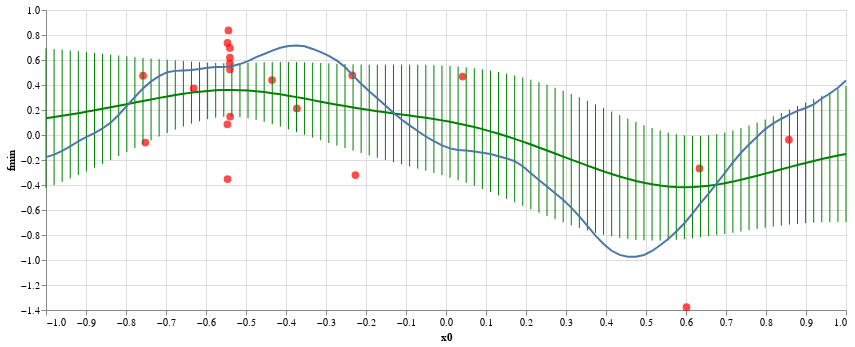

The code cell stored with this chart in its notebook:
### Markdown cell above
Now plot the optimiser's estimate of the underlying function in green (with error bars +/- two standard deviations),
the black box evaluations in red and the true underlying function in blue.

### Code cell
chart_bo_f1 = (
    alt.Chart(bo_f1)
    .mark_line(color='green')
    .encode(x='x0:Q', y='f:Q'))
chart_bo_ferror = (
    alt.Chart(bo_f1.assign(fmin=bo_f1['f'] - 2 * bo_f1['sd'], fmax=bo_f1['f'] + 2 * bo_f1['sd']))
    .mark_errorbar(color='green')
    .encode(x="x0:Q", y="fmin:Q", y2="fmax:Q"))
chart_obs = (
    alt.Chart(observations)
    .mark_circle(color='red', size=60)
    .encode(x='x0:Q', y='y:Q'))
(chart_obs + chart_bo_ferror + chart_bo_f1 + chart1f).properties(width=800, height=300)

### Figure 1 — Vega-Lite specification as saved in the notebook (floating-point values rounded to 4 significant figures)
{"config": {"view": {"continuousWidth": 400, "continuousHeight": 300}}, "layer": [{"data": {"name": "data-43e071ce14b7d6139d2e36b13ed0dd7a"}, "mark": {"type": "circle", "color": "red", "size": 60}, "encoding": {"x": {"type": "quantitative", "field": "x0"}, "y": {"type": "quantitative", "field": "y"}}}, {"data": {"name": "data-c08bceb19e262d598be086e370ba5cbd"}, "mark": {"type": "errorbar", "color": "green"}, "encoding": {"x": {"type": "quantitative", "field": "x0"}, "y": {"type": "quantitative", "field": "fmin"}, "y2": {"field": "fmax"}}}, {"data": {"name": "data-cb306c2eb17071822ec136937b86c082"}, "mark": {"type": "line", "color": "green"}, "encoding": {"x": {"type": "quantitative", "field": "x0"}, "y": {"type": "quantitative", "field": "f"}}}, {"data": {"name": "data-223c4841aa45927003d9872d095ece0e"}, "mark": "line", "encoding": {"x": {"type": "quantitative", "field": "x0"}, "y": {"type": "quantitative", "field": "f"}}}], "height": 300, "width": 800, "$schema": "https://vega.github.io/schema/vega-lite/v4.8.1.json", "datasets": {"data-43e071ce14b7d6139d2e36b13ed0dd7a": [{"x0": 0.6337, "y": -0.2678}, {"x0": 0.6013, "y": -1.378}, {"x0": 0.04161, "y": 0.4677}, {"x0": -0.2343, "y": 0.4774}, {"x0": 0.8572, "y": -0.03763}, {"x0": -0.7574, "y": 0.4742}, {"x0": -0.435, "y": 0.4393}, {"x0": -0.3728, "y": 0.2124}, {"x0": -0.6308, "y": 0.3727}, {"x0": -0.2265, "y": -0.3204}, {"x0": -0.7517, "y": -0.0608}, {"x0": -0.5439, "y": 0.8362}, {"x0": -0.5463, "y": 0.7362}, {"x0": -0.5465, "y": 0.0854}, {"x0": -0.5462, "y": -0.3522}, {"x0": -0.5402, "y": 0.6182}, {"x0": -0.5403, "y": 0.696}, {"x0": -0.5399, "y": 0.5244}, {"x0": -0.5396, "y": 0.1478}, {"x0": -0.5404, "y": 0.5716}], "data-c08bceb19e262d598be086e370ba5cbd": [{"x0": -1.0, "f": 0.1346, "sd": 0.2792, "fmin": -0.4239, "fmax": 0.693}, {"x0": -0.9798, "f": 0.144, "sd": 0.272, "fmin": -0.4, "fmax": 0.6879}, {"x0": -0.9596, "f": 0.1538, "sd": 0.2643, "fmin": -0.3748, "fmax": 0.6824}, {"x0": -0.9394, "f": 0.1641, "sd": 0.2562, "fmin": -0.3483, "fmax": 0.6764}, {"x0": -0.9192, "f": 0.1748, "sd": 0.2477, "fmin": -0.3206, "fmax": 0.6701}, {"x0": -0.899, "f": 0.1859, "sd": 0.2388, "fmin": -0.2917, "fmax": 0.6635}, {"x0": -0.8788, "f": 0.1975, "sd": 0.2296, "fmin": -0.2618, "fmax": 0.6567}, {"x0": -0.8586, "f": 0.2094, "sd": 0.2202, "fmin": -0.231, "fmax": 0.6498}, {"x0": -0.8384, "f": 0.2216, "sd": 0.2107, "fmin": -0.1997, "fmax": 0.6429}, {"x0": -0.8182, "f": 0.2341, "sd": 0.201, "fmin": -0.168, "fmax": 0.6362}, {"x0": -0.798, "f": 0.2468, "sd": 0.1914, "fmin": -0.1361, "fmax": 0.6296}, {"x0": -0.7778, "f": 0.2595, "sd": 0.1819, "fmin": -0.1044, "fmax": 0.6234}, {"x0": -0.7576, "f": 0.2722, "sd": 0.1726, "fmin": -0.07306, "fmax": 0.6175}, {"x0": -0.7374, "f": 0.2848, "sd": 0.1636, "fmin": -0.04243, "fmax": 0.612}, {"x0": -0.7172, "f": 0.2971, "sd": 0.1549, "fmin": -0.01272, "fmax": 0.6068}, {"x0": -0.697, "f": 0.3088, "sd": 0.1465, "fmin": 0.01579, "fmax": 0.6018}, {"x0": -0.6768, "f": 0.3199, "sd": 0.1385, "fmin": 0.0428, "fmax": 0.597}, {"x0": -0.6566, "f": 0.33, "sd": 0.1311, "fmin": 0.06792, "fmax": 0.5921}, {"x0": -0.6364, "f": 0.339, "sd": 0.1242, "fmin": 0.09065, "fmax": 0.5874}, {"x0": -0.6162, "f": 0.3467, "sd": 0.1181, "fmin": 0.1104, "fmax": 0.583}, {"x0": -0.596, "f": 0.3528, "sd": 0.1131, "fmin": 0.1265, "fmax": 0.5791}, {"x0": -0.5758, "f": 0.3572, "sd": 0.1095, "fmin": 0.1382, "fmax": 0.5761}, {"x0": -0.5556, "f": 0.3597, "sd": 0.1073, "fmin": 0.145, "fmax": 0.5744}, {"x0": -0.5354, "f": 0.3602, "sd": 0.1069, "fmin": 0.1464, "fmax": 0.574}, {"x0": -0.5152, "f": 0.3587, "sd": 0.1081, "fmin": 0.1426, "fmax": 0.5749}, {"x0": -0.4949, "f": 0.3553, "sd": 0.1107, "fmin": 0.1339, "fmax": 0.5767}, {"x0": -0.4747, "f": 0.3501, "sd": 0.1145, "fmin": 0.1212, "fmax": 0.579}, {"x0": -0.4545, "f": 0.3432, "sd": 0.119, "fmin": 0.1051, "fmax": 0.5812}, {"x0": -0.4343, "f": 0.3348, "sd": 0.1241, "fmin": 0.08666, "fmax": 0.5829}, {"x0": -0.4141, "f": 0.3251, "sd": 0.1293, "fmin": 0.06646, "fmax": 0.5838}, {"x0": -0.3939, "f": 0.3145, "sd": 0.1347, "fmin": 0.04515, "fmax": 0.5838}, {"x0": -0.3737, "f": 0.3031, "sd": 0.1399, "fmin": 0.02325, "fmax": 0.5829}, {"x0": -0.3535, "f": 0.2911, "sd": 0.145, "fmin": 0.001146, "fmax": 0.5811}, {"x0": -0.3333, "f": 0.2789, "sd": 0.1499, "fmin": -0.02087, "fmax": 0.5787}, {"x0": -0.3131, "f": 0.2667, "sd": 0.1546, "fmin": -0.04258, "fmax": 0.5759}, {"x0": -0.2929, "f": 0.2545, "sd": 0.1592, "fmin": -0.06387, "fmax": 0.5729}, {"x0": -0.2727, "f": 0.2426, "sd": 0.1637, "fmin": -0.0847, "fmax": 0.57}, {"x0": -0.2525, "f": 0.2312, "sd": 0.1681, "fmin": -0.105, "fmax": 0.5674}, {"x0": -0.2323, "f": 0.2202, "sd": 0.1725, "fmin": -0.1249, "fmax": 0.5653}, {"x0": -0.2121, "f": 0.2098, "sd": 0.177, "fmin": -0.1443, "fmax": 0.5639}, {"x0": -0.1919, "f": 0.1999, "sd": 0.1816, "fmin": -0.1633, "fmax": 0.5631}, {"x0": -0.1717, "f": 0.1906, "sd": 0.1861, "fmin": -0.1817, "fmax": 0.5629}, {"x0": -0.1515, "f": 0.1816, "sd": 0.1907, "fmin": -0.1998, "fmax": 0.563}, {"x0": -0.1313, "f": 0.1729, "sd": 0.1951, "fmin": -0.2174, "fmax": 0.5632}, {"x0": -0.1111, "f": 0.1643, "sd": 0.1995, "fmin": -0.2347, "fmax": 0.5634}, {"x0": -0.09091, "f": 0.1557, "sd": 0.2037, "fmin": -0.2517, "fmax": 0.5632}, {"x0": -0.07071, "f": 0.1469, "sd": 0.2078, "fmin": -0.2688, "fmax": 0.5626}, {"x0": -0.05051, "f": 0.1376, "sd": 0.2118, "fmin": -0.286, "fmax": 0.5613}, {"x0": -0.0303, "f": 0.1278, "sd": 0.2157, "fmin": -0.3037, "fmax": 0.5592}, {"x0": -0.0101, "f": 0.1171, "sd": 0.2196, "fmin": -0.3221, "fmax": 0.5562}, {"x0": 0.0101, "f": 0.1054, "sd": 0.2234, "fmin": -0.3414, "fmax": 0.5523}, {"x0": 0.0303, "f": 0.09268, "sd": 0.2273, "fmin": -0.3619, "fmax": 0.5473}, {"x0": 0.05051, "f": 0.07871, "sd": 0.2312, "fmin": -0.3838, "fmax": 0.5412}, {"x0": 0.07071, "f": 0.06346, "sd": 0.2352, "fmin": -0.407, "fmax": 0.5339}, {"x0": 0.09091, "f": 0.04691, "sd": 0.2392, "fmin": -0.4315, "fmax": 0.5253}, {"x0": 0.1111, "f": 0.0291, "sd": 0.2431, "fmin": -0.4572, "fmax": 0.5154}, {"x0": 0.1313, "f": 0.01007, "sd": 0.2469, "fmin": -0.4838, "fmax": 0.504}, {"x0": 0.1515, "f": -0.01008, "sd": 0.2505, "fmin": -0.5111, "fmax": 0.491}, {"x0": 0.1717, "f": -0.03126, "sd": 0.2538, "fmin": -0.5389, "fmax": 0.4764}, {"x0": 0.1919, "f": -0.05336, "sd": 0.2567, "fmin": -0.5668, "fmax": 0.4601}, {"x0": 0.2121, "f": -0.07623, "sd": 0.2592, "fmin": -0.5947, "fmax": 0.4422}, {"x0": 0.2323, "f": -0.09975, "sd": 0.2612, "fmin": -0.6221, "fmax": 0.4226}, {"x0": 0.2525, "f": -0.1238, "sd": 0.2625, "fmin": -0.6488, "fmax": 0.4013}, {"x0": 0.2727, "f": -0.1481, "sd": 0.2633, "fmin": -0.6746, "fmax": 0.3784}, {"x0": 0.2929, "f": -0.1726, "sd": 0.2633, "fmin": -0.6993, "fmax": 0.3541}, {"x0": 0.3131, "f": -0.197, "sd": 0.2628, "fmin": -0.7226, "fmax": 0.3285}, {"x0": 0.3333, "f": -0.2213, "sd": 0.2615, "fmin": -0.7443, "fmax": 0.3016}, {"x0": 0.3535, "f": -0.2452, "sd": 0.2595, "fmin": -0.7642, "fmax": 0.2739}, {"x0": 0.3737, "f": -0.2684, "sd": 0.2569, "fmin": -0.7822, "fmax": 0.2454}, {"x0": 0.3939, "f": -0.2908, "sd": 0.2536, "fmin": -0.7981, "fmax": 0.2164}, {"x0": 0.4141, "f": -0.3121, "sd": 0.2498, "fmin": -0.8117, "fmax": 0.1874}, {"x0": 0.4343, "f": -0.3322, "sd": 0.2455, "fmin": -0.8231, "fmax": 0.1587}, {"x0": 0.4545, "f": -0.3507, "sd": 0.2407, "fmin": -0.8321, "fmax": 0.1307}, {"x0": 0.4747, "f": -0.3674, "sd": 0.2356, "fmin": -0.8387, "fmax": 0.1039}, {"x0": 0.4949, "f": -0.3821, "sd": 0.2304, "fmin": -0.843, "fmax": 0.07872}, {"x0": 0.5152, "f": -0.3946, "sd": 0.2252, "fmin": -0.845, "fmax": 0.0558}, {"x0": 0.5354, "f": -0.4046, "sd": 0.2201, "fmin": -0.8448, "fmax": 0.03566}, {"x0": 0.5556, "f": -0.4119, "sd": 0.2154, "fmin": -0.8427, "fmax": 0.01885}, {"x0": 0.5758, "f": -0.4165, "sd": 0.2112, "fmin": -0.8388, "fmax": 0.005885}, {"x0": 0.596, "f": -0.4181, "sd": 0.2076, "fmin": -0.8334, "fmax": -0.002824}, {"x0": 0.6162, "f": -0.4168, "sd": 0.2049, "fmin": -0.8267, "fmax": -0.007005}, {"x0": 0.6364, "f": -0.4128, "sd": 0.2031, "fmin": -0.819, "fmax": -0.006589}, {"x0": 0.6566, "f": -0.4061, "sd": 0.2022, "fmin": -0.8105, "fmax": -0.001711}, {"x0": 0.6768, "f": -0.397, "sd": 0.2022, "fmin": -0.8014, "fmax": 0.007331}, {"x0": 0.697, "f": -0.3858, "sd": 0.203, "fmin": -0.7918, "fmax": 0.02012}, {"x0": 0.7172, "f": -0.3728, "sd": 0.2045, "fmin": -0.7818, "fmax": 0.03619}, {"x0": 0.7374, "f": -0.3583, "sd": 0.2067, "fmin": -0.7717, "fmax": 0.05505}, {"x0": 0.7576, "f": -0.3426, "sd": 0.2094, "fmin": -0.7615, "fmax": 0.07623}, {"x0": 0.7778, "f": -0.3261, "sd": 0.2127, "fmin": -0.7515, "fmax": 0.09931}, {"x0": 0.798, "f": -0.309, "sd": 0.2164, "fmin": -0.7418, "fmax": 0.1239}, {"x0": 0.8182, "f": -0.2915, "sd": 0.2206, "fmin": -0.7327, "fmax": 0.1497}, {"x0": 0.8384, "f": -0.2741, "sd": 0.2252, "fmin": -0.7244, "fmax": 0.1763}, {"x0": 0.8586, "f": -0.2568, "sd": 0.2302, "fmin": -0.7171, "fmax": 0.2036}, {"x0": 0.8788, "f": -0.2398, "sd": 0.2355, "fmin": -0.7109, "fmax": 0.2313}, {"x0": 0.899, "f": -0.2234, "sd": 0.2412, "fmin": -0.7058, "fmax": 0.2591}, {"x0": 0.9192, "f": -0.2075, "sd": 0.2471, "fmin": -0.7018, "fmax": 0.2867}, {"x0": 0.9394, "f": -0.1924, "sd": 0.2532, "fmin": -0.6989, "fmax": 0.3141}, {"x0": 0.9596, "f": -0.178, "sd": 0.2594, "fmin": -0.6969, "fmax": 0.3409}, {"x0": 0.9798, "f": -0.1643, "sd": 0.2656, "fmin": -0.6956, "fmax": 0.3669}, {"x0": 1.0, "f": -0.1515, "sd": 0.2718, "fmin": -0.695, "fmax": 0.3921}], "data-cb306c2eb17071822ec136937b86c082": [{"x0": -1.0, "f": 0.1346, "sd": 0.2792}, {"x0": -0.9798, "f": 0.144, "sd": 0.272}, {"x0": -0.9596, "f": 0.1538, "sd": 0.2643}, {"x0": -0.9394, "f": 0.1641, "sd": 0.2562}, {"x0": -0.9192, "f": 0.1748, "sd": 0.2477}, {"x0": -0.899, "f": 0.1859, "sd": 0.2388}, {"x0": -0.8788, "f": 0.1975, "sd": 0.2296}, {"x0": -0.8586, "f": 0.2094, "sd": 0.2202}, {"x0": -0.8384, "f": 0.2216, "sd": 0.2107}, {"x0": -0.8182, "f": 0.2341, "sd": 0.201}, {"x0": -0.798, "f": 0.2468, "sd": 0.1914}, {"x0": -0.7778, "f": 0.2595, "sd": 0.1819}, {"x0": -0.7576, "f": 0.2722, "sd": 0.1726}, {"x0": -0.7374, "f": 0.2848, "sd": 0.1636}, {"x0": -0.7172, "f": 0.2971, "sd": 0.1549}, {"x0": -0.697, "f": 0.3088, "sd": 0.1465}, {"x0": -0.6768, "f": 0.3199, "sd": 0.1385}, {"x0": -0.6566, "f": 0.33, "sd": 0.1311}, {"x0": -0.6364, "f": 0.339, "sd": 0.1242}, {"x0": -0.6162, "f": 0.3467, "sd": 0.1181}, {"x0": -0.596, "f": 0.3528, "sd": 0.1131}, {"x0": -0.5758, "f": 0.3572, "sd": 0.1095}, {"x0": -0.5556, "f": 0.3597, "sd": 0.1073}, {"x0": -0.5354, "f": 0.3602, "sd": 0.1069}, {"x0": -0.5152, "f": 0.3587, "sd": 0.1081}, {"x0": -0.4949, "f": 0.3553, "sd": 0.1107}, {"x0": -0.4747, "f": 0.3501, "sd": 0.1145}, {"x0": -0.4545, "f": 0.3432, "sd": 0.119}, {"x0": -0.4343, "f": 0.3348, "sd": 0.1241}, {"x0": -0.4141, "f": 0.3251, "sd": 0.1293}, {"x0": -0.3939, "f": 0.3145, "sd": 0.1347}, {"x0": -0.3737, "f": 0.3031, "sd": 0.1399}, {"x0": -0.3535, "f": 0.2911, "sd": 0.145}, {"x0": -0.3333, "f": 0.2789, "sd": 0.1499}, {"x0": -0.3131, "f": 0.2667, "sd": 0.1546}, {"x0": -0.2929, "f": 0.2545, "sd": 0.1592}, {"x0": -0.2727, "f": 0.2426, "sd": 0.1637}, {"x0": -0.2525, "f": 0.2312, "sd": 0.1681}, {"x0": -0.2323, "f": 0.2202, "sd": 0.1725}, {"x0": -0.2121, "f": 0.2098, "sd": 0.177}, {"x0": -0.1919, "f": 0.1999, "sd": 0.1816}, {"x0": -0.1717, "f": 0.1906, "sd": 0.1861}, {"x0": -0.1515, "f": 0.1816, "sd": 0.1907}, {"x0": -0.1313, "f": 0.1729, "sd": 0.1951}, {"x0": -0.1111, "f": 0.1643, "sd": 0.1995}, {"x0": -0.09091, "f": 0.1557, "sd": 0.2037}, {"x0": -0.07071, "f": 0.1469, "sd": 0.2078}, {"x0": -0.05051, "f": 0.1376, "sd": 0.2118}, {"x0": -0.0303, "f": 0.1278, "sd": 0.2157}, {"x0": -0.0101, "f": 0.1171, "sd": 0.2196}, {"x0": 0.0101, "f": 0.1054, "sd": 0.2234}, {"x0": 0.0303, "f": 0.09268, "sd": 0.2273}, {"x0": 0.05051, "f": 0.07871, "sd": 0.2312}, {"x0": 0.07071, "f": 0.06346, "sd": 0.2352}, {"x0": 0.09091, "f": 0.04691, "sd": 0.2392}, {"x0": 0.1111, "f": 0.0291, "sd": 0.2431}, {"x0": 0.1313, "f": 0.01007, "sd": 0.2469}, {"x0": 0.1515, "f": -0.01008, "sd": 0.2505}, {"x0": 0.1717, "f": -0.03126, "sd": 0.2538}, {"x0": 0.1919, "f": -0.05336, "sd": 0.2567}, {"x0": 0.2121, "f": -0.07623, "sd": 0.2592}, {"x0": 0.2323, "f": -0.09975, "sd": 0.2612}, {"x0": 0.2525, "f": -0.1238, "sd": 0.2625}, {"x0": 0.2727, "f": -0.1481, "sd": 0.2633}, {"x0": 0.2929, "f": -0.1726, "sd": 0.2633}, {"x0": 0.3131, "f": -0.197, "sd": 0.2628}, {"x0": 0.3333, "f": -0.2213, "sd": 0.2615}, {"x0": 0.3535, "f": -0.2452, "sd": 0.2595}, {"x0": 0.3737, "f": -0.2684, "sd": 0.2569}, {"x0": 0.3939, "f": -0.2908, "sd": 0.2536}, {"x0": 0.4141, "f": -0.3121, "sd": 0.2498}, {"x0": 0.4343, "f": -0.3322, "sd": 0.2455}, {"x0": 0.4545, "f": -0.3507, "sd": 0.2407}, {"x0": 0.4747, "f": -0.3674, "sd": 0.2356}, {"x0": 0.4949, "f": -0.3821, "sd": 0.2304}, {"x0": 0.5152, "f": -0.3946, "sd": 0.2252}, {"x0": 0.5354, "f": -0.4046, "sd": 0.2201}, {"x0": 0.5556, "f": -0.4119, "sd": 0.2154}, {"x0": 0.5758, "f": -0.4165, "sd": 0.2112}, {"x0": 0.596, "f": -0.4181, "sd": 0.2076}, {"x0": 0.6162, "f": -0.4168, "sd": 0.2049}, {"x0": 0.6364, "f": -0.4128, "sd": 0.2031}, {"x0": 0.6566, "f": -0.4061, "sd": 0.2022}, {"x0": 0.6768, "f": -0.397, "sd": 0.2022}, {"x0": 0.697, "f": -0.3858, "sd": 0.203}, {"x0": 0.7172, "f": -0.3728, "sd": 0.2045}, {"x0": 0.7374, "f": -0.3583, "sd": 0.2067}, {"x0": 0.7576, "f": -0.3426, "sd": 0.2094}, {"x0": 0.7778, "f": -0.3261, "sd": 0.2127}, {"x0": 0.798, "f": -0.309, "sd": 0.2164}, {"x0": 0.8182, "f": -0.2915, "sd": 0.2206}, {"x0": 0.8384, "f": -0.2741, "sd": 0.2252}, {"x0": 0.8586, "f": -0.2568, "sd": 0.2302}, {"x0": 0.8788, "f": -0.2398, "sd": 0.2355}, {"x0": 0.899, "f": -0.2234, "sd": 0.2412}, {"x0": 0.9192, "f": -0.2075, "sd": 0.2471}, {"x0": 0.9394, "f": -0.1924, "sd": 0.2532}, {"x0": 0.9596, "f": -0.178, "sd": 0.2594}, {"x0": 0.9798, "f": -0.1643, "sd": 0.2656}, {"x0": 1.0, "f": -0.1515, "sd": 0.2718}], "data-223c4841aa45927003d9872d095ece0e": [{"x0": -1.0, "f": -0.1771}, {"x0": -0.9798, "f": -0.1566}, {"x0": -0.9596, "f": -0.1273}, {"x0": -0.9394, "f": -0.09092}, {"x0": -0.9192, "f": -0.05}, {"x0": -0.899, "f": -0.01551}, {"x0": -0.8788, "f": 0.0158}, {"x0": -0.8586, "f": 0.0522}, {"x0": -0.8384, "f": 0.09902}, {"x0": -0.8182, "f": 0.1622}, {"x0": -0.798, "f": 0.2332}, {"x0": -0.7778, "f": 0.304}, {"x0": -0.7576, "f": 0.3728}, {"x0": -0.7374, "f": 0.429}, {"x0": -0.7172, "f": 0.4712}, {"x0": -0.697, "f": 0.5027}, {"x0": -0.6768, "f": 0.513}, {"x0": -0.6566, "f": 0.5163}, {"x0": -0.6364, "f": 0.5209}, {"x0": -0.6162, "f": 0.5279}, {"x0": -0.596, "f": 0.538}, {"x0": -0.5758, "f": 0.5438}, {"x0": -0.5556, "f": 0.5435}, {"x0": -0.5354, "f": 0.5507}, {"x0": -0.5152, "f": 0.5674}, {"x0": -0.4949, "f": 0.5911}, {"x0": -0.4747, "f": 0.623}, {"x0": -0.4545, "f": 0.6479}, {"x0": -0.4343, "f": 0.6752}, {"x0": -0.4141, "f": 0.6979}, {"x0": -0.3939, "f": 0.7124}, {"x0": -0.3737, "f": 0.7157}, {"x0": -0.3535, "f": 0.7093}, {"x0": -0.3333, "f": 0.6886}, {"x0": -0.3131, "f": 0.6625}, {"x0": -0.2929, "f": 0.6337}, {"x0": -0.2727, "f": 0.5949}, {"x0": -0.2525, "f": 0.5436}, {"x0": -0.2323, "f": 0.4747}, {"x0": -0.2121, "f": 0.4106}, {"x0": -0.1919, "f": 0.3501}, {"x0": -0.1717, "f": 0.2938}, {"x0": -0.1515, "f": 0.2366}, {"x0": -0.1313, "f": 0.1776}, {"x0": -0.1111, "f": 0.1242}, {"x0": -0.09091, "f": 0.07725}, {"x0": -0.07071, "f": 0.03202}, {"x0": -0.05051, "f": -0.01208}, {"x0": -0.0303, "f": -0.0494}, {"x0": -0.0101, "f": -0.08321}, {"x0": 0.0101, "f": -0.1071}, {"x0": 0.0303, "f": -0.1196}, {"x0": 0.05051, "f": -0.1245}, {"x0": 0.07071, "f": -0.1315}, {"x0": 0.09091, "f": -0.1419}, {"x0": 0.1111, "f": -0.1526}, {"x0": 0.1313, "f": -0.1697}, {"x0": 0.1515, "f": -0.1873}, {"x0": 0.1717, "f": -0.2097}, {"x0": 0.1919, "f": -0.2499}, {"x0": 0.2121, "f": -0.3053}, {"x0": 0.2323, "f": -0.3606}, {"x0": 0.2525, "f": -0.4115}, {"x0": 0.2727, "f": -0.4659}, {"x0": 0.2929, "f": -0.5182}, {"x0": 0.3131, "f": -0.5809}, {"x0": 0.3333, "f": -0.6504}, {"x0": 0.3535, "f": -0.7279}, {"x0": 0.3737, "f": -0.8052}, {"x0": 0.3939, "f": -0.8721}, {"x0": 0.4141, "f": -0.9262}, {"x0": 0.4343, "f": -0.9592}, {"x0": 0.4545, "f": -0.9741}, {"x0": 0.4747, "f": -0.9744}, {"x0": 0.4949, "f": -0.9597}, {"x0": 0.5152, "f": -0.9281}, {"x0": 0.5354, "f": -0.8818}, {"x0": 0.5556, "f": -0.8315}, {"x0": 0.5758, "f": -0.7716}, {"x0": 0.596, "f": -0.7057}, {"x0": 0.6162, "f": -0.6286}, {"x0": 0.6364, "f": -0.5442}, {"x0": 0.6566, "f": -0.4691}, {"x0": 0.6768, "f": -0.3871}, {"x0": 0.697, "f": -0.3039}, {"x0": 0.7172, "f": -0.2197}, {"x0": 0.7374, "f": -0.142}, {"x0": 0.7576, "f": -0.07619}, {"x0": 0.7778, "f": -0.01367}, {"x0": 0.798, "f": 0.04706}, {"x0": 0.8182, "f": 0.09241}, {"x0": 0.8384, "f": 0.1301}, {"x0": 0.8586, "f": 0.163}, {"x0": 0.8788, "f": 0.1926}, {"x0": 0.899, "f": 0.216}, {"x0": 0.9192, "f": 0.2455}, {"x0": 0.9394, "f": 0.2923}, {"x0": 0.9596, "f": 0.3322}, {"x0": 0.9798, "f": 0.3783}, {"x0": 1.0, "f": 0.4358}]}}
